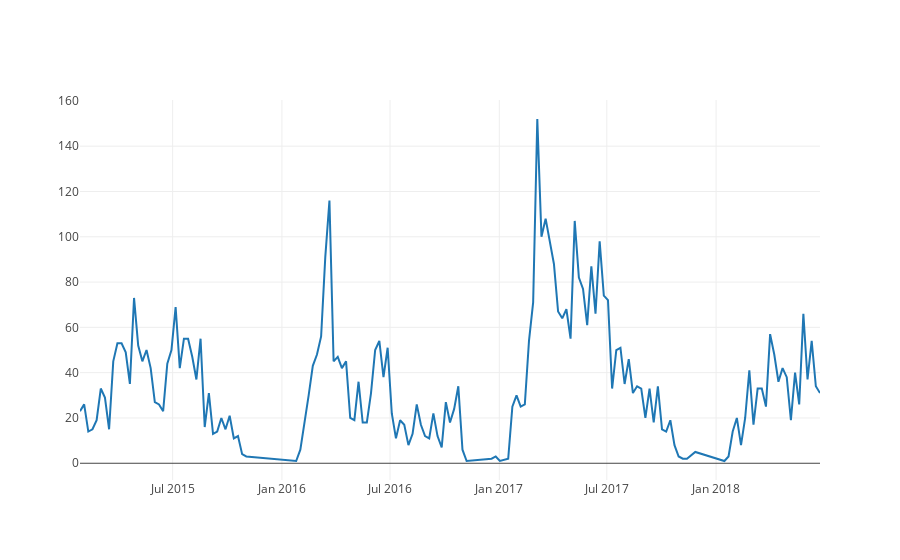

Notebook cell for this chart:
### Code cell
tc_df = go.Scatter(x=df.ds.dt.date , y=df.y,name='actuals')
iplot([tc_df])

### Figure 1 — Plotly figure (JSON) as saved in the notebook; plotly's stock layout.template omitted (floating-point values rounded to 4 significant figures; data arrays with more than 128 entries replaced by an {"elided": "..."} marker saying what was removed)
{"data": [{"name": "actuals", "type": "scatter", "uid": "82cab96c-6108-11e9-9b8d-54ee75ecf57e", "x": {"elided": "155 str values"}, "y": {"elided": "155 int values"}}], "layout": {"autosize": true, "xaxis": {"autorange": true, "range": ["2015-01-26", "2018-06-25"], "type": "date"}, "yaxis": {"autorange": true, "range": [-7.389, 160.4], "type": "linear"}}}
